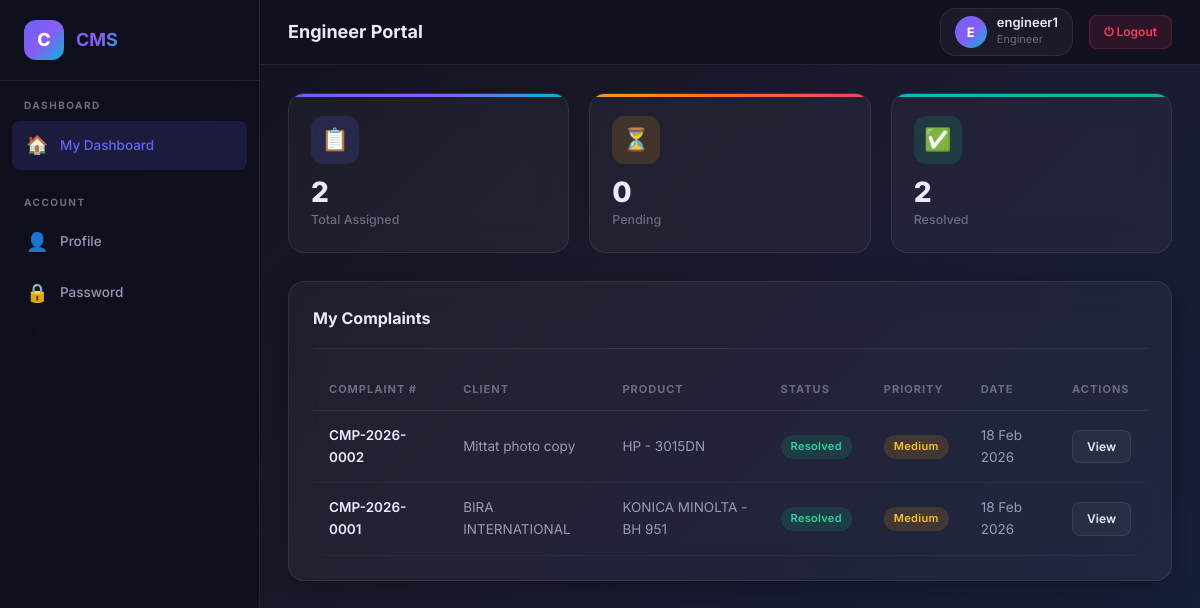
Before: /complaints/engineer/dashboard/ (signed in) with the older database file.
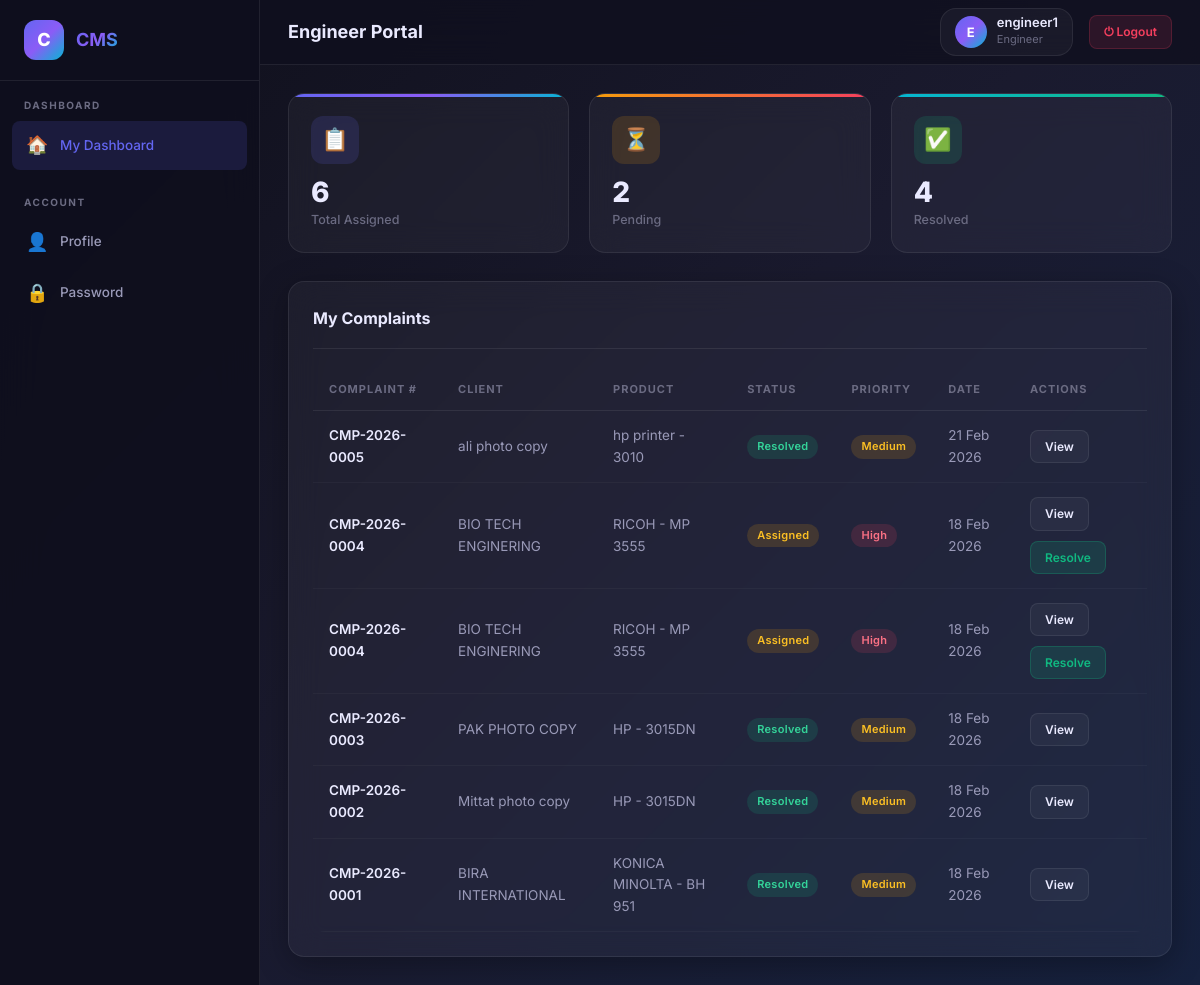
After: the same page with the newer database file.
### complaints/models.py (models this page shows, shortened)
class Complaint(models.Model):
    STATUS_CHOICES = (
        ('new', 'New'),
        ('assigned', 'Assigned'),
        ('in_progress', 'In Progress'),
        ('resolved', 'Resolved'),        # ✅ NEW
        ('visit_only', 'Visit Only'),     # ✅ NEW
        ('cancel', 'Cancelled'),          # ✅ NEW
        ('closed', 'Closed'),
    )
    PRIORITY_CHOICES = (
        ('low', 'Low'),
        ('medium', 'Medium'),
        ('high', 'High'),
    )
    complaint_no = models.CharField(max_length=20, unique=True, editable=False)
    client = models.ForeignKey(Client, on_delete=models.CASCADE)
    product = models.ForeignKey(Product, on_delete=models.CASCADE)
    fault = models.ForeignKey(
        Fault,
        on_delete=models.PROTECT,
        null=True,
        blank=True
    )
    other_details = models.TextField(blank=True, default='')
    status = models.CharField(
        max_length=20,
        choices=STATUS_CHOICES,
        default='new'
    )
    priority = models.CharField(
        max_length=20,
        choices=PRIORITY_CHOICES,
        default='medium'
    )
    service_charge = models.DecimalField(
        max_digits=10,
        decimal_places=2,
        default=0.00,
        validators=[MinValueValidator(0)],
        help_text="Engineer service charges"
    )
    total_parts_cost = models.DecimalField(
        max_digits=10,
        decimal_places=2,
        default=0.00,
        validators=[MinValueValidator(0)],
        help_text="Total cost of parts used"
    )
    grand_total = models.DecimalField(
        max_digits=10,
        decimal_places=2,
        default=0.00,
        validators=[MinValueValidator(0)],
        help_text="Service Charge + Parts Cost"
    )
    is_free = models.BooleanField(
        default=False,
        help_text="Free service (no charges)"
    )
    is_amc = models.BooleanField(
        default=False,
        help_text="Under Annual Maintenance Contract"
    )
    is_warranty = models.BooleanField(
        default=False,
        help_text="Under Warranty"
    )
    resolved_at = models.DateTimeField(
        null=True,
        blank=True,
        help_text="When complaint was resolved"
    )
    resolved_by = models.ForeignKey(
        settings.AUTH_USER_MODEL,
        on_delete=models.SET_NULL,
        null=True,
        blank=True,
        related_name='resolved_complaints',
        help_text="Engineer who resolved"
    )
    resolution_remarks = models.TextField(
        blank=True,
        null=True,
        help_text="Remarks at time of resolution"
    )
    created_at = models.DateTimeField(auto_now_add=True)
    updated_at = models.DateTimeField(auto_now=True)
    class Meta:
        ordering = ['-created_at']
        indexes = [
            models.Index(fields=['status']),
            models.Index(fields=['complaint_no']),
            models.Index(fields=['resolved_at']),  # ✅ NEW index
        ]

### clients/models.py (models this page shows)
class Client(models.Model):
    name = models.CharField(max_length=200)
    primary_contact_no = models.CharField(max_length=20)
    alternate_contact_no = models.CharField(max_length=20, blank=True, null=True)
    email = models.EmailField(blank=True, null=True)
    office_address = models.TextField(blank=True, null=True)
    created_at = models.DateTimeField(auto_now_add=True)
    def __str__(self):
        return self.name

### products/models.py (models this page shows)
class Product(models.Model):
    brand_make = models.CharField(max_length=100)
    brand_model = models.CharField(max_length=100)
    product_type = models.CharField(max_length=100, blank=True, null=True)
    created_at = models.DateTimeField(auto_now_add=True)
    def __str__(self):
        return f"{self.brand_make} - {self.brand_model}"

### complaints/views.py (the view)
# urls.py: path('engineer/dashboard/', views.engineer_dashboard, name='engineer_dashboard'),
@login_required
def engineer_dashboard(request):
    print("="*50)
    print("ENGINEER DASHBOARD VIEW CALLED")
    print(f"User: {request.user}")
    print(f"Is authenticated: {request.user.is_authenticated}")
    print(f"Path: {request.path}")
    print("="*50)
    if not hasattr(request.user, 'role'):
        messages.error(request, "User role not defined. Please contact admin.")
        return redirect('login')
    if request.user.role != 'engineer':
        messages.error(request, "Access denied. Engineers only.")
        return redirect('complaint_list')
    complaints = Complaint.objects.filter(
        assignments__engineer=request.user,
        assignments__is_active=True
    ).select_related('client', 'product').order_by('-created_at')
    total = complaints.count()
    pending = complaints.filter(status='assigned').count()
    resolved = complaints.filter(status='resolved').count()
    context = {
        'complaints': complaints,
        'total_complaints': total,
        'pending_complaints': pending,
        'resolved_complaints': resolved,
    }
    return render(request, 'complaints/engineer_dashboard.html', context)

### accounts/models.py (called while the page is built)
    def __str__(self):
        return f"{self.username} ({self.role})"

### templates/complaints/engineer_dashboard.html (shortened to what this page needs)
{% extends 'base.html' %}
{% block page_title %}Engineer Portal{% endblock %}
{% block content %}
<div class="stats-grid">
    <div class="stat-card indigo fade-up stagger-1">
        <div class="stat-icon">📋</div>
        <div class="stat-value">{{ total_complaints }}</div>
        <div class="stat-label">Total Assigned</div>
    </div>
    <div class="stat-card amber fade-up stagger-2">
        <div class="stat-icon">⏳</div>
        <div class="stat-value">{{ pending_complaints }}</div>
        <div class="stat-label">Pending</div>
    </div>
    <div class="stat-card emerald fade-up stagger-3">
        <div class="stat-icon">✅</div>
        <div class="stat-value">{{ resolved_complaints }}</div>
        <div class="stat-label">Resolved</div>
    </div>
</div>
<div class="glass-card fade-up">
    <div class="card-header">
        <h3>My Complaints</h3>
    </div>
    {% if complaints %}
    <div class="table-container">
        <table class="data-table">
            <thead>
                <tr>
                    <th>Complaint #</th>
                    <th>Client</th>
                    <th>Product</th>
                    <th>Status</th>
                    <th>Priority</th>
                    <th>Date</th>
                    <th>Actions</th>
                </tr>
            </thead>
            <tbody>
                {% for c in complaints %}
                <tr>
                    <td class="td-bold">{{ c.complaint_no }}</td>
                    <td>{{ c.client }}</td>
                    <td>{{ c.product }}</td>
                    <td><span class="badge badge-{{ c.status }}">{{ c.get_status_display }}</span></td>
                    <td><span class="badge badge-{{ c.priority }}">{{ c.get_priority_display }}</span></td>
                    <td>{{ c.created_at|date:"d M Y" }}</td>
                    <td>
                        <div class="btn-group">
                            <a href="{% url 'engineer_complaint_detail' c.pk %}"
                                class="btn btn-secondary btn-sm">View</a>
                            {% if c.status == 'assigned' %}
                            <a href="{% url 'resolve_complaint' c.pk %}" class="btn btn-success btn-sm">Resolve</a>
                            {% endif %}
                        </div>
                    </td>
                </tr>
                {% endfor %}
            </tbody>
        </table>
    </div>
    {% else %}
    <div class="empty-state">
        <div class="empty-icon">🎉</div>
        <p>No complaints assigned right now!</p>
    </div>
    {% endif %}
</div>
{% endblock %}

Changed rows visible on the page:
added Complaint: complaint_no "CMP-2026-0005", client "ali photo copy", product "hp printer - 3010", status "Resolved", priority "Medium", created_at "21 Feb 2026"
added Complaint: complaint_no "CMP-2026-0004", client "BIO TECH ENGINERING", product "RICOH - MP 3555", status "Assigned", priority "High", created_at "18 Feb 2026", shows "Resolve"
added Complaint: complaint_no "CMP-2026-0003", client "PAK PHOTO COPY", product "HP - 3015DN", status "Resolved", priority "Medium", created_at "18 Feb 2026"
Other visible differences:
{{ total_complaints }}: "2" → "6"
{{ pending_complaints }}: "0" → "2"
{{ resolved_complaints }}: "2" → "4"
